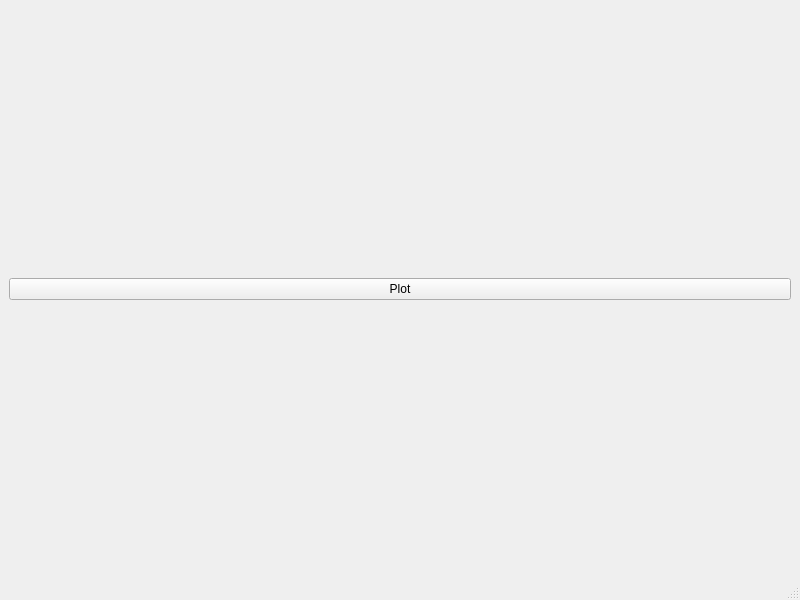
<?xml version="1.0" encoding="UTF-8"?>
<ui version="4.0">
 <class>MainWindow</class>
 <widget class="QMainWindow" name="MainWindow">
  <property name="geometry">
   <rect>
    <x>0</x>
    <y>0</y>
    <width>800</width>
    <height>600</height>
   </rect>
  </property>
  <widget class="QWidget" name="centralwidget">
   <layout class="QVBoxLayout" name="verticalLayout">
    <item>
     <widget class="QPushButton" name="plotButton">
      <property name="text">
       <string>Plot</string>
      </property>
     </widget>
    </item>
   </layout>
  </widget>
  <widget class="QMenuBar" name="menubar"/>
  <widget class="QStatusBar" name="statusbar"/>
 </widget>
 <resources/>
 <connections/>
</ui>
